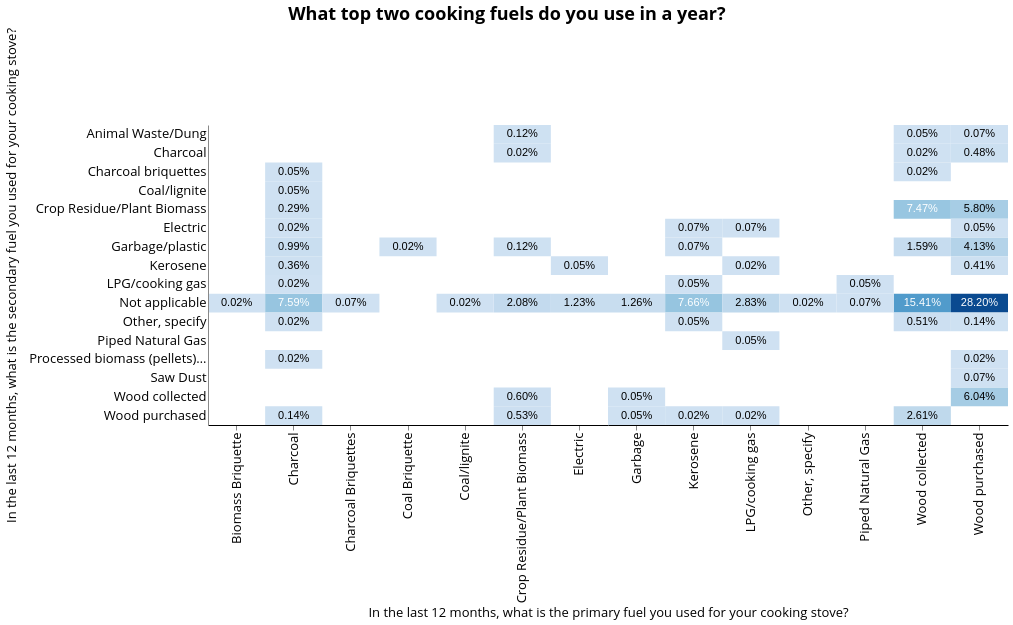

Write the Vega-Lite specification saved for this chart.
### Vega-Lite specification from a JSON file in a GitHub repository (floating-point values rounded to 4 significant figures; data arrays with more than 128 entries replaced by an {"elided": "..."} marker saying what was removed)
{"width": 800, "height": 300, "config": {"title": {"fontSize": 18, "font": "Open Sans", "anchor": "center", "fontColor": "#000000"}, "axisX": {"domain": true, "domainColor": "#000000", "grid": false, "labelFont": "Open Sans", "labelFontSize": 13, "titleFont": "Open Sans", "titleFontSize": 13, "titleFontWeight": "normal", "title": "X Axis Title (units)"}, "axisY": {"domain": true, "grid": false, "gridColor": "#DEDDDD", "gridWidth": 1, "labelFont": "Open Sans", "labelFontSize": 13, "labelAngle": 0, "ticks": false, "titleFont": "Open Sans", "titleFontSize": 13, "titleFontWeight": "normal", "titlePadding": 10, "title": "Y Axis Title (units)"}, "range": {"category": ["#2980B9", "#003366", "#FFAE19", "#FF4500", "#438B28", "#45B39D", "#99ADC1", "#212F3C"]}, "legend": {"labelFont": "Open Sans", "labelFontSize": 13, "symbolType": "square", "symbolSize": 100, "titleFont": "Open Sans", "titleFontSize": 13, "titleFontWeight": "normal", "title": "Legend", "orient": "right", "offset": 0}, "tooltip": {"font": "Open Sans"}, "view": {"stroke": "transparent", "text": {"font": "Open Sans", "color": ["#2980B9", "#003366", "#FFAE19", "#FF4500", "#438B28", "#45B39D", "#99ADC1", "#212F3C"], "fontSize": 13, "align": "right", "fontWeight": 400, "size": 13}, "bar": {"size": 40, "binSpacing": 1, "continuousBandSize": 30, "discreteBandSize": 30, "fill": ["#2980B9", "#003366", "#FFAE19", "#FF4500", "#438B28", "#45B39D", "#99ADC1", "#212F3C"], "stroke": false}}}, "layer": [{"mark": "rect", "encoding": {"color": {"type": "quantitative", "field": "chart_count", "legend": null, "scale": {"scheme": "blues"}}, "x": {"type": "ordinal", "field": "i19a", "scale": {"paddingInner": 0}, "title": "In the last 12 months, what is the primary fuel you used for your cooking stove?"}, "y": {"type": "ordinal", "field": "i19b", "scale": {"paddingInner": 0}, "title": "In the last 12 months, what is the secondary fuel you used for your cooking stove?"}}, "selection": {"selector011": {"type": "single", "fields": ["locality"], "bind": {"input": "select", "options": [null, 0, 1], "labels": ["National", "Urban", "Rural"], "name": "Locality Breakdown  "}}, "selector012": {"type": "single", "fields": ["elc_aggr_tier"], "bind": {"input": "select", "options": [null, "Tier 0", "Tier 1", "Tier 2", "Tier 3", "Tier 4", "Tier 5"], "labels": ["All Tiers", "Tier 0", "Tier 1", "Tier 2", "Tier 3", "Tier 4", "Tier 5"], "name": "Tiers  "}}}, "transform": [{"aggregate": [{"op": "count", "as": "chart_count"}], "groupby": ["i19a", "i19b"]}]}, {"mark": {"type": "text", "baseline": "middle"}, "encoding": {"color": {"condition": {"value": "black", "test": "(datum.chart_count < 300)"}, "value": "white"}, "text": {"type": "quantitative", "field": "pct", "format": ".2%"}, "x": {"type": "ordinal", "field": "i19a", "scale": {"paddingInner": 0}, "title": "In the last 12 months, what is the primary fuel you used for your cooking stove?"}, "y": {"type": "ordinal", "field": "i19b", "scale": {"paddingInner": 0}, "title": "In the last 12 months, what is the secondary fuel you used for your cooking stove?"}}, "transform": [{"aggregate": [{"op": "count", "as": "chart_count"}], "groupby": ["i19a", "i19b"]}, {"joinaggregate": [{"op": "count", "field": "chart_count", "as": "count"}], "groupby": ["i19a", "i19b"]}, {"calculate": "(datum.chart_count / 4139)", "as": "pct"}]}], "data": {"name": "data-0e0bfcc3917cd5073279aef7c253cd02"}, "title": {"text": ["What top two cooking fuels do you use in a year?"], "color": "black", "subtitleColor": "black"}, "transform": [{"filter": {"selection": "selector011"}}, {"filter": {"selection": "selector012"}}], "$schema": "https://vega.github.io/schema/vega-lite/v4.8.1.json", "datasets": {"data-0e0bfcc3917cd5073279aef7c253cd02": {"elided": "4139 records"}}}
